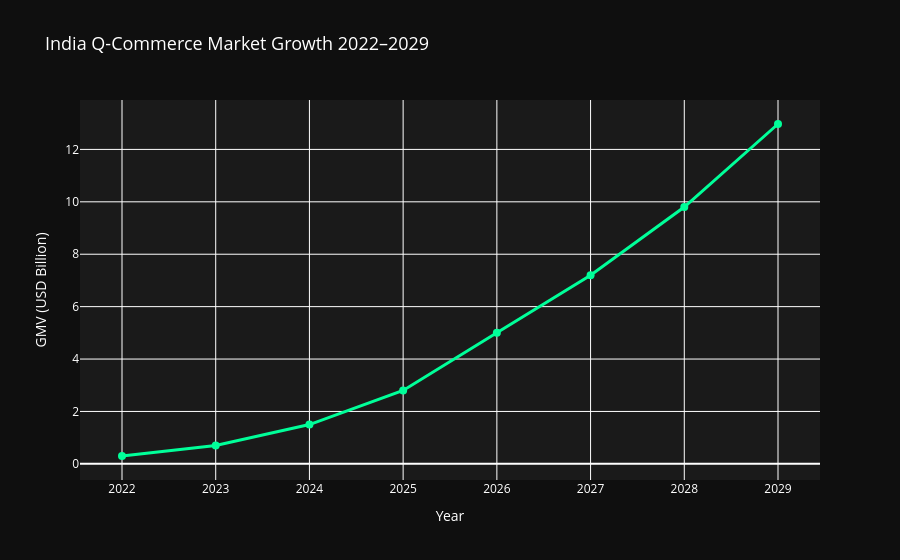

Here is the notebook cell this chart was saved with:
### Code cell
# Market size data
market_df = pd.DataFrame({
    "Year": [2022, 2023, 2024, 2025, 2026, 2027, 2028, 2029],
    "GMV (USD Billion)": [0.3, 0.7, 1.5, 2.8, 5.0, 7.2, 9.8, 12.97]
})

fig = px.line(
    market_df, x="Year", y="GMV (USD Billion)",
    title="India Q-Commerce Market Growth 2022–2029",
    markers=True,
    color_discrete_sequence=["#00ff99"]
)
fig.update_layout(
    paper_bgcolor="#0f0f0f",
    plot_bgcolor="#1a1a1a",
    font_color="white",
    title_font_size=18
)
fig.update_traces(line_width=3, marker_size=8)
fig.show()

print(f"\n📈 Market growing at {market['yoy_growth_percent']}% YoY")
print(f"📦 Projected market size by 2029: ${market['projected_market_2029_usd_billion']}B")

### Figure 1 — Plotly figure (JSON) as saved in the notebook; plotly's stock layout.template omitted (floating-point values rounded to 4 significant figures)
{"data": [{"hovertemplate": "Year=%{x}<br>GMV (USD Billion)=%{y}<extra></extra>", "legendgroup": "", "line": {"color": "#00ff99", "dash": "solid", "width": 3}, "marker": {"size": 8, "symbol": "circle"}, "mode": "lines+markers", "name": "", "orientation": "v", "showlegend": false, "type": "scatter", "x": [2022, 2023, 2024, 2025, 2026, 2027, 2028, 2029], "xaxis": "x", "y": [0.3, 0.7, 1.5, 2.8, 5.0, 7.2, 9.8, 12.97], "yaxis": "y"}], "layout": {"font": {"color": "white"}, "legend": {"tracegroupgap": 0}, "paper_bgcolor": "#0f0f0f", "plot_bgcolor": "#1a1a1a", "title": {"font": {"size": 18}, "text": "India Q-Commerce Market Growth 2022–2029"}, "xaxis": {"anchor": "y", "domain": [0, 1], "title": {"text": "Year"}}, "yaxis": {"anchor": "x", "domain": [0, 1], "title": {"text": "GMV (USD Billion)"}}}}
